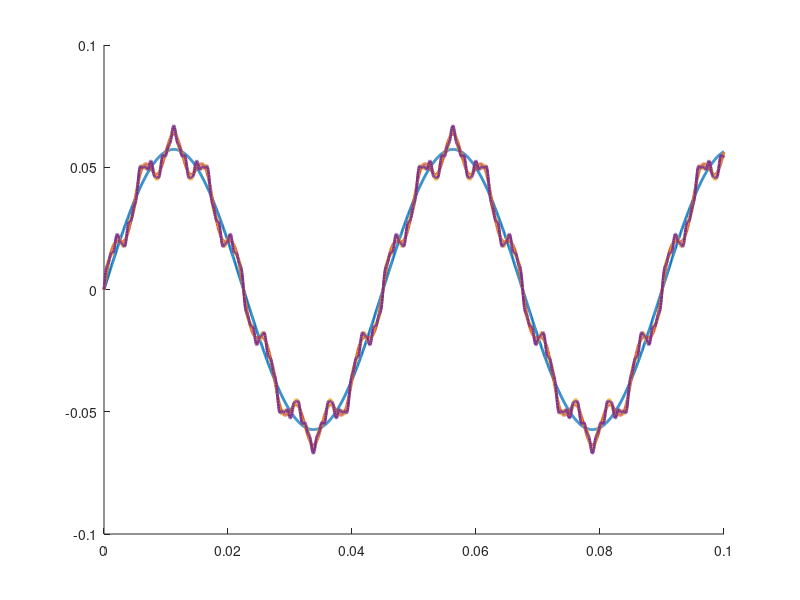
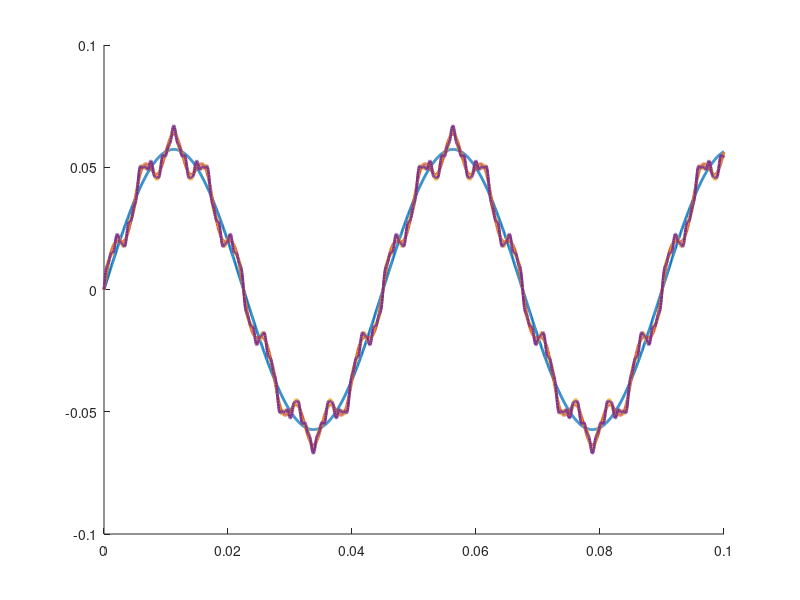

These charts were generated, in order, by the following MATLAB code: (Note: this script raises an error after producing the figures.)
%% This script solves HW4 Problem 3

% Cristina Riso, criso@gatech.edu

clearvars
close all
clc

% color-blind-friedly colors
c1 = [0.0000, 0.4470, 0.7410];
c2 = [0.8500, 0.3250, 0.0980];


%% Problem parameters

% beam length (m)
l = 1.0;

% beam bending stifness (N*m2)
EI = 50.0;

% beam mass per unit length (kg*m)
rhoA = 0.25;

% excitation amplitude (Nm/m)
F_0 = 1.0;

% excitation application point (m)
x_0 = l/2.0;

% number of modes to be retained
N = [1, 2, 3, 4, 5, 6, 7, 8];

% indices of modes 
i = 1:N(end);

% initial and final time, time step (s)
t_i = 0.0; t_f = 0.1; dt = 0.00005; t = t_i:dt:t_f; n_t = length(t);


%% Q2 - Tabulate quantities to implement the steady-state response

% eigenvalues (1/m)
alpha = i*pi/l; alpha = alpha';

% natural frequencies (rad/s)
omega = alpha.^2*sqrt(EI/rhoA);

% natural frequencies (Hz)
freq = omega/(2.0*pi);

% modal masses, constant for all modes
m = rhoA*l/2.0; 

% amplitudes of modal forces (N)
N_0 = F_0*sin(i*pi*x_0/l); N_0 = N_0';

% summary table
table = [alpha omega N_0 N_0./(m.*omega)];


%% Q3 - Vertical displacement at x = l/2

% time-histories of the modal coordinates
eta = N_0./(omega*m).*sin(omega*t);

% allocate matrix to store the displacement for varying number of modes
v = zeros(length(N),n_t);

% open plot
fig1 = figure(100); hold all; set(fig1,'Position',[0 0 1200 900]); 
fig2 = figure(200); hold all; set(fig2,'Position',[0 0 1200 900]); 

% loop the maximum number of modes
for j = 1:2:length(N)
   
    % the even modes are omitted directly because they do not contribute to
    % the response anyway (the load is applied at a node of those modes)
    
    % loop the modes
    for n = 1:2:N(j)
        
        % sum current contribution
        v(j,:) = v(j,:)+sin(n*pi/2.0)*eta(n,:);
        
    end
    
    % note that each curve in the plot is NOT an individual modal
    % contribution but the overall result for the first N modes      
    
    % plot current solution
    figure(100); plot(t,v(j,:),'-','LineWidth',2);
    figure(200); plot(t,v(j,:),'-','LineWidth',2);
    
end

% export plot
figure(100); ax = gca; ax.FontSize = 28; axis([t(1) t(end) -0.08 0.08]); yticks(-0.08:0.04:0.08);
ylabel('$v(l/2,t)$ (m)','Interpreter','latex'); xlabel('$t$ (s)','Interpreter','latex');
f = gcf; exportgraphics(f,'v_mid_impulsive.pdf','Resolution',300);

% export zoom
figure(200); ax = gca; ax.FontSize = 28; axis([0.04 0.07 0.0 0.08]); yticks(0.0:0.02:0.08);
hleg = legend('$N = 1$ and $N = 2$','$N = 3$ and $N = 4$','$N = 5$ and $N = 6$','$N = 7$ and $N = 8$','Interpreter','latex'); 
set(hleg,'Location','NorthWest'); 
ylabel('$v(l/2,t)$ (m)','Interpreter','latex'); xlabel('$t$ (s)','Interpreter','latex');
f = gcf; exportgraphics(f,'v_mid_impulsive_zoom.pdf','Resolution',300);